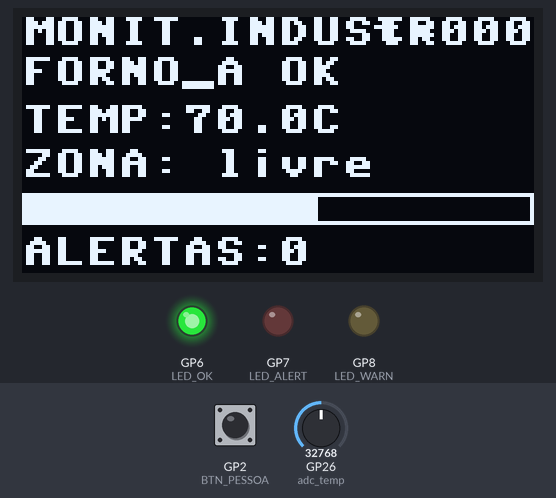
The program below on a simulated Raspberry Pi Pico running MicroPython. On the bench: 128×64 one-colour display, output pins drawn as LEDs (lit = HIGH). Wiring (from the project's diagram.json): red button on GP2, green button on GP3, green LED on GP6, red LED on GP7, yellow LED on GP8, potentiometer on GP26. The inputs (shaded band) are chosen by the test bench; at power-on: GP2 (BTN_PESSOA) HIGH, GP26 (adc_temp) = 32768 (analog values on the 0–65535 scale). Library files of the repository ran but are not shown: ssd1306.py; what the program prints to the serial console is not drawn.

Above: at 2.4 s.
2.5 s: GP2 (BTN_PESSOA) pulled LOW for 1 s
At 4.1 s:
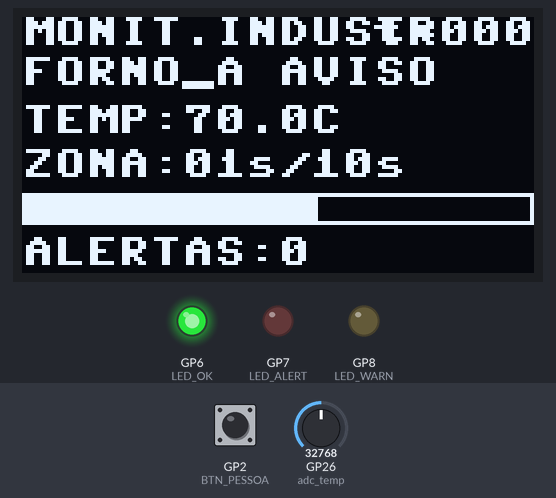
5.8 s: GP26 (adc_temp) set to 38480
At 6.8 s:
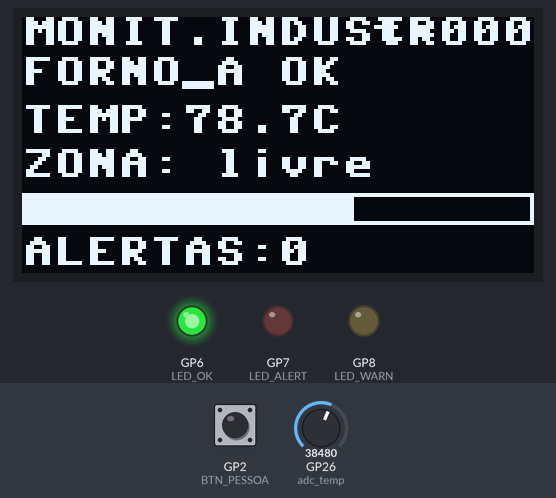
7.9 s: GP26 (adc_temp) set to 40416
At 9.3 s:
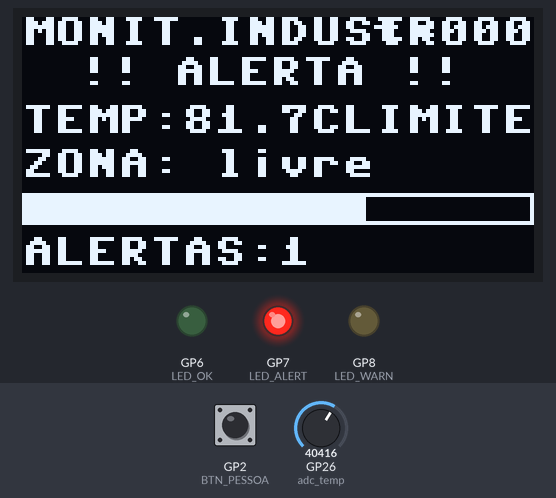
9.9 s: GP2 (BTN_PESSOA) pulled LOW for 3.2 s
At 11.3 s:
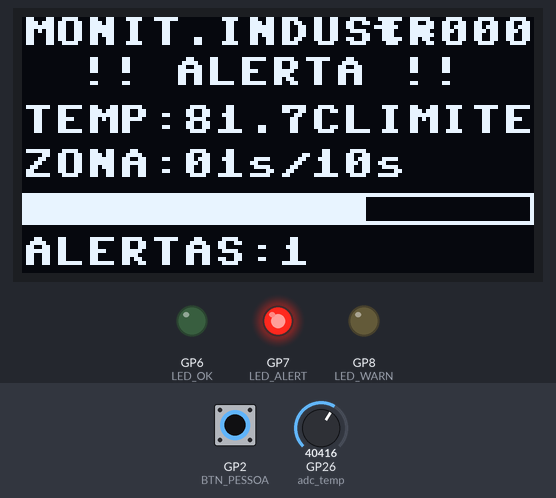
15.1 s: GP26 (adc_temp) set to 32767
At 15.5 s:
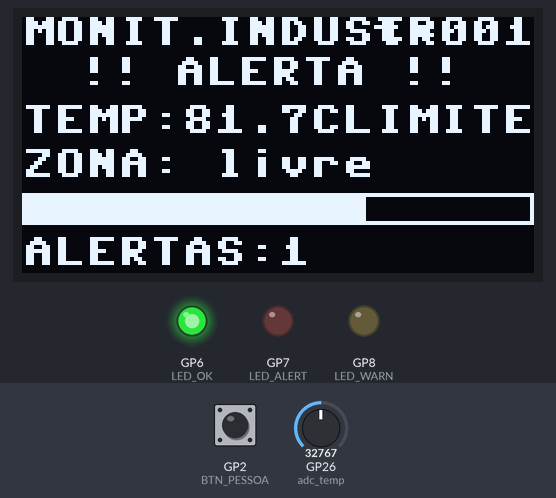
17.1 s: GP2 (BTN_PESSOA) pulled LOW for 1 s
At 17.6 s:
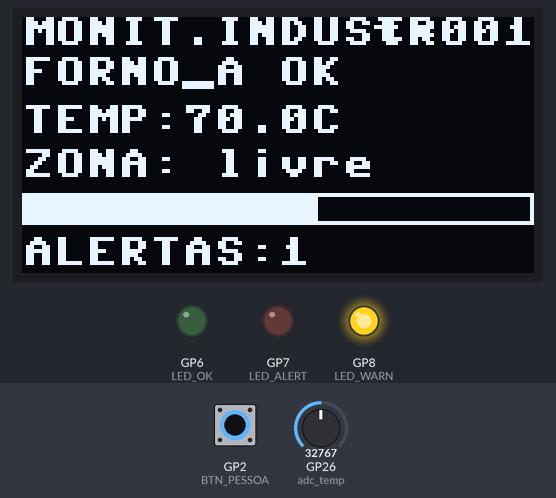
Timing chart, 0 to 20.1 s (numbered marks = the images above; inputs shaded):
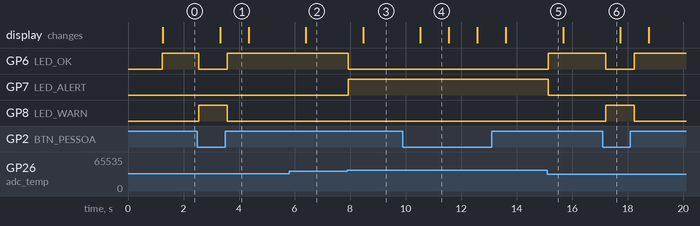

The program:

main.py
```python
# Sistema de Monitoramento Industrial — QuantumFinance
# Raspberry Pi Pico W + SSD1306 OLED + Potenciômetro + Botões
#
# Hardware:
#   I2C1 (GP14=SDA, GP15=SCL) → SSD1306 OLED 128×64
#   GP26 (ADC0)               → Potenciômetro = temperatura simulada (20–120°C)
#   GP2                       → Botão PESSOA (pull-up; pressionar = pessoa na zona)
#   GP3                       → Botão RESET alertas (pull-up)
#   GP6                       → LED verde  (SEGURO)
#   GP7                       → LED vermelho (ALERTA)
#   GP8                       → LED amarelo  (AVISO)

import machine, utime, json
from machine import Pin, I2C, ADC
import ssd1306

# ─── OLED ─────────────────────────────────────────────────────────────────
i2c_oled = I2C(1, sda=Pin(14), scl=Pin(15), freq=400000)
oled = None
try:
    oled = ssd1306.SSD1306_I2C(128, 64, i2c_oled)
    print("OLED: OK")
except Exception as e:
    print("OLED ERRO:", e)

# ─── Pinos de saída ────────────────────────────────────────────────────────
LED_OK    = Pin(6, Pin.OUT)
LED_ALERT = Pin(7, Pin.OUT)
LED_WARN  = Pin(8, Pin.OUT)

# ─── Botões com IRQ ───────────────────────────────────────────────────────
BTN_PESSOA = Pin(2, Pin.IN, Pin.PULL_UP)
BTN_RESET  = Pin(3, Pin.IN, Pin.PULL_UP)

# Flags de interrupção — captura qualquer press, mesmo rápido
_flag_pessoa = False
_flag_reset  = False

def irq_pessoa(pin):
    global _flag_pessoa
    _flag_pessoa = True

def irq_reset(pin):
    global _flag_reset
    _flag_reset = True

BTN_PESSOA.irq(trigger=Pin.IRQ_FALLING, handler=irq_pessoa)
BTN_RESET.irq(trigger=Pin.IRQ_FALLING,  handler=irq_reset)

# ─── ADC temperatura ──────────────────────────────────────────────────────
adc_temp = ADC(Pin(26))

# ─── Configurações ────────────────────────────────────────────────────────
PLANTA_ID     = "SP01"
AREA_NOME     = "FORNO_A"
TEMP_LIMITE   = 80.0   # °C
PESSOA_LIMITE = 10     # segundos

# ─── Estado ───────────────────────────────────────────────────────────────
estado       = "SEGURO"
alertas      = 0
tick         = 0
pessoa_seg   = 0
pessoa_ativa = False   # True enquanto botão pressionado ou IRQ ativo

# ─── Funções ──────────────────────────────────────────────────────────────
def ler_temp():
    raw = adc_temp.read_u16()
    return round(20.0 + (raw / 65535.0) * 100.0, 1)

def set_leds(ok, warn, alert):
    LED_OK.value(ok)
    LED_WARN.value(warn)
    LED_ALERT.value(alert)

def atualizar_oled(temp, p_seg, est):
    if oled is None:
        return
    oled.fill(0)

    # Linha 0 — título + tick
    oled.text("MONIT.INDUSTR", 0, 0)
    oled.text("t={:04d}".format(tick), 88, 0)

    # Linha 1 — estado
    if est == "SEGURO":
        oled.text("{} OK".format(AREA_NOME), 0, 10)
    elif est == "AVISO":
        oled.text("{} AVISO".format(AREA_NOME), 0, 10)
    else:
        oled.text("!! ALERTA !!", 14, 10)

    # Linha 2 — temperatura
    oled.text("TEMP:{:.1f}C".format(temp), 0, 22)
    if temp >= TEMP_LIMITE:
        oled.text("LIMITE!", 80, 22)

    # Linha 3 — pessoa
    if not pessoa_ativa:
        oled.text("ZONA: livre", 0, 33)
    elif p_seg <= PESSOA_LIMITE:
        oled.text("ZONA:{:02d}s/{:02d}s".format(p_seg, PESSOA_LIMITE), 0, 33)
    else:
        oled.text("EVACUACAO!{:02d}s".format(p_seg), 0, 33)

    # Barra temperatura
    bw = int(126 * min(temp / 120.0, 1.0))
    oled.rect(0, 44, 128, 8, 1)
    if bw > 0:
        oled.fill_rect(1, 45, bw, 6, 1)

    # Linha final
    oled.text("ALERTAS:{}".format(alertas), 0, 55)
    oled.show()

# ─── Startup ──────────────────────────────────────────────────────────────
print("=== MONITORAMENTO INDUSTRIAL — QuantumFinance ===")
print("Planta:{} | Area:{} | Temp max:{}C | Tempo max:{}s".format(
    PLANTA_ID, AREA_NOME, TEMP_LIMITE, PESSOA_LIMITE))
print("GP2(botao) = PESSOA NA ZONA | GP3(botao) = RESET")
print("GP26(pot)  = TEMPERATURA (gire para subir)")
print("---")

if oled:
    oled.fill(0)
    oled.text("QUANTUMFINANCE", 8, 10)
    oled.text("Monit.Industrial", 0, 26)
    oled.text("Iniciando...", 22, 42)
    oled.show()
    utime.sleep_ms(1200)

# ─── Loop principal (250ms por ciclo, responsivo) ─────────────────────────
prev_alerta = False
ciclo = 0

while True:

    temp         = ler_temp()
    btn_agora    = not BTN_PESSOA.value()   # True se pressionado agora
    reset_agora  = not BTN_RESET.value()

    # Detecta pessoa (IRQ OU botão mantido)
    if _flag_pessoa or btn_agora:
        pessoa_ativa = True
        _flag_pessoa = False
    else:
        pessoa_ativa = False
        pessoa_seg = 0

    # Timer de presença (incrementa a cada 4 ciclos de 250ms = 1s)
    if pessoa_ativa and ciclo % 4 == 0:
        pessoa_seg += 1

    # Reset
    if _flag_reset or reset_agora:
        alertas = 0
        pessoa_ativa = False
        pessoa_seg = 0
        estado = "SEGURO"
        _flag_reset = False
        print("RESET: alertas limpos")

    # Determina estado
    alerta_pessoa = pessoa_ativa and pessoa_seg > PESSOA_LIMITE
    alerta_temp   = temp >= TEMP_LIMITE
    novo_alerta   = (alerta_pessoa or alerta_temp) and not prev_alerta

    if alerta_pessoa or alerta_temp:
        estado = "ALERTA"
        if novo_alerta:
            alertas += 1
            print("!! NOVO ALERTA — total:", alertas)
    elif pessoa_ativa:
        estado = "AVISO"
    else:
        estado = "SEGURO"

    prev_alerta = (alerta_pessoa or alerta_temp)

    # LEDs
    if estado == "SEGURO":
        set_leds(1, 0, 0)
    elif estado == "AVISO":
        set_leds(0, 1, 0)
    else:
        set_leds(0, 0, 1)

    # OLED (a cada 4 ciclos = 1s para não sobrecarregar I2C)
    if ciclo % 4 == 0:
        atualizar_oled(temp, pessoa_seg, estado)

    # Telemetria serial (a cada 4 ciclos = 1s)
    if ciclo % 4 == 0:
        print(json.dumps({
            "t":             tick,
            "planta":        PLANTA_ID,
            "area":          AREA_NOME,
            "estado":        estado,
            "temperatura":   temp,
            "alerta_temp":   alerta_temp,
            "pessoa_zona":   pessoa_ativa,
            "pessoa_seg":    pessoa_seg,
            "alerta_pessoa": alerta_pessoa,
            "alertas_total": alertas,
            "mqtt":          "quantumfinance/{}/{}".format(
                                 PLANTA_ID.lower(), AREA_NOME.lower())
        }))
        tick += 1

    ciclo += 1
    utime.sleep_ms(250)   # polling a cada 250ms — botão detectado em < 250ms
```

Measured:
- the behaviour switches between 39280 and 39296 on GP26 (adc_temp) (found by bisection; images 2 and 3)
- after the input at 2.5 s, GP6 (LED_OK): HIGH → LOW at once, → HIGH 1.0 s later; GP8 (LED_WARN): LOW → HIGH at once, → LOW 1.0 s later; the display: changes after 0.82 s (image 1)
- after the input at 5.8 s, the display: changes after 0.61 s (image 2)
- after the input at 7.9 s, GP6 (LED_OK): HIGH → LOW at once; GP7 (LED_ALERT): LOW → HIGH at once; the display: changes after 0.57 s (image 3)
- after the input at 9.9 s, the display: changes after 0.63 s (image 4)
- after the input at 15.1 s, GP6 (LED_OK): LOW → HIGH after 0.05 s; GP7 (LED_ALERT): HIGH → LOW after 0.05 s
- after the input at 17.1 s, GP6 (LED_OK): HIGH → LOW after 0.11 s, → HIGH 1.0 s later; GP8 (LED_WARN): LOW → HIGH after 0.11 s, → LOW 1.0 s later
